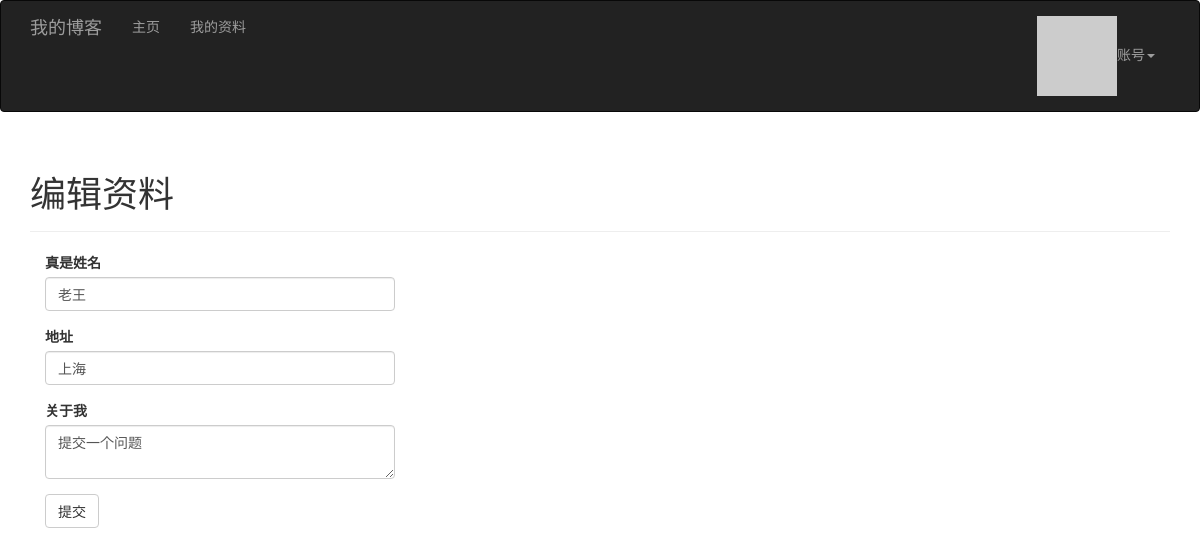
/edit-profile (signed in), run on an earlier commit of the app's database.
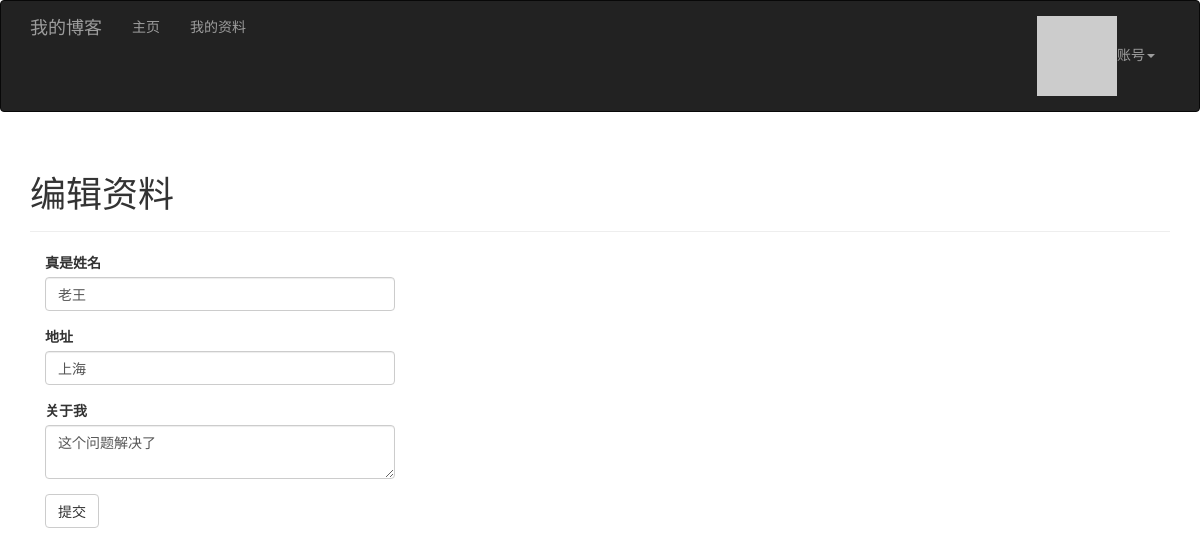
And on a later commit of the database.
### app/models.py (models this page shows, shortened)
class User(UserMixin, db.Model):
    __tablename__ = 'users'
    id = db.Column(db.Integer, primary_key=True)
    email = db.Column(db.String(64), unique=True, index=True)
    username = db.Column(db.String(64), unique=True, index=True)
    password_hash = db.Column(db.String(128))
    role_id = db.Column(db.Integer, db.ForeignKey('roles.id'))
    confirmed = db.Column(db.Boolean, default=False)
    avatar_hash = db.Column(db.String(32))
    name = db.Column(db.String(64))
    location = db.Column(db.String(64))
    about_me = db.Column(db.Text())
    member_since = db.Column(db.DateTime(), default=datetime.utcnow)
    last_seen = db.Column(db.DateTime(), default=datetime.utcnow)
    posts = db.relationship('Post', backref='author', lazy='dynamic')
    @property
    def password(self):
        """password字段只能赋值，不能读取"""
        raise AttributeError('password is not readable attribute.')
    def gravatar_hash(self):
        return hashlib.md5(self.email.lower().encode('utf-8')).hexdigest()
    def gravatar(self, size=100, default='identicon', rating='g'):
        url = 'https://secure.gravatar.com/avatar'
        hash = self.avatar_hash or self.gravatar_hash()
        return '{url}/{hash}?s={size}&d={default}&r={rating}'.format(
            url=url, hash=hash, size=size, default=default, rating=rating)
    def ping(self):
        self.last_seen = datetime.utcnow()
        db.session.add(self)

### app/main/views.py (the view, shortened to what this page needs)
@main.route('/edit-profile', methods=['GET', 'POST'])
@login_required
def edit_profile():
    form = EditProfileForm()
    form.name.data = current_user.name
    form.location.data = current_user.location
    form.about_me.data = current_user.about_me
    return render_template('edit_profile.html', form=form)

### app/main/forms.py
class EditProfileForm(FlaskForm):
    name = StringField('真是姓名', validators=[Length(0, 64)])
    location = StringField('地址', validators=[Length(0, 64)])
    about_me = TextAreaField('关于我')
    submit = SubmitField('提交')

### app/auth/views.py (called while the page is built)
@auth.before_app_request
def before_request():
    if current_user.is_authenticated:
        current_user.ping()  # 更新已登录用户的访问时间
        if not current_user.confirmed and request.blueprint != 'auth' and request.endpoint != 'static':
            return redirect(url_for('auth.unconfirmed'))

### app/main/__init__.py (called while the page is built)
@main.app_context_processor
def inject_permissions():
    return dict(Permission=Permission)

### app/models.py (called while the page is built)
@login_manager.user_loader
def load_user(user_id):
    return User.query.get(int(user_id))

### app/templates/edit_profile.html (shortened to what this page needs)
{% extends "base.html" %}
{% import "bootstrap/wtf.html" as wtf %}
{% block page_content %}
<div class="page-header">
    <h1>编辑资料</h1>
</div>
<div class="col-md-4">
    {{ wtf.quick_form(form) }}
</div>
{% endblock %}

What changed in the data, as far as the page shows it:
changed User "老王": about_me "提交一个问题" → "这个问题解决了"
